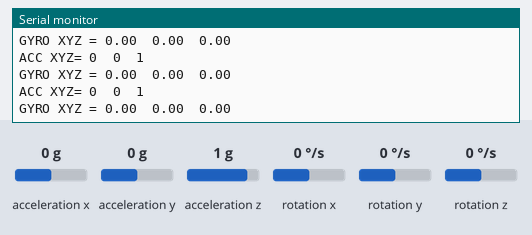
This sketch was run on a simulated Arduino Uno, built with avr-gcc and run on an emulated ATmega328P. Shown: the last lines printed to the serial monitor. Wiring (inferred from the names in the program): MPU-6050 motion sensor at I2C address 0x68. The test bench sets the inputs (shaded band); at power-on: acceleration x 0 g, acceleration y 0 g, acceleration z 1 g, rotation x 0 °/s, rotation y 0 °/s, rotation z 0 °/s.

Above: at 1.2 s.
1.3 s: acceleration x set to -1.4 g
At 2.3 s:
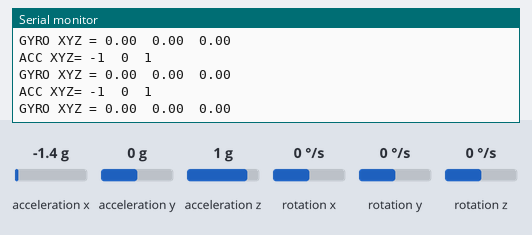
4.3 s: acceleration y set to -1.4 g
At 5.4 s:
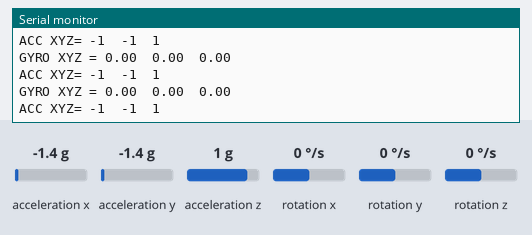
7.3 s: acceleration z set to -1.4 g
At 7.8 s:
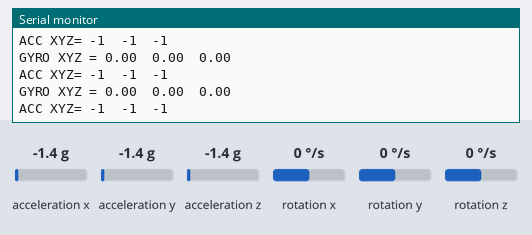
10.3 s: acceleration x set to -0.8 g
At 11.4 s:
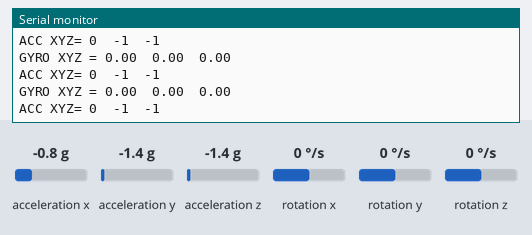
13.3 s: rotation x set to -100 °/s
At 14.1 s:
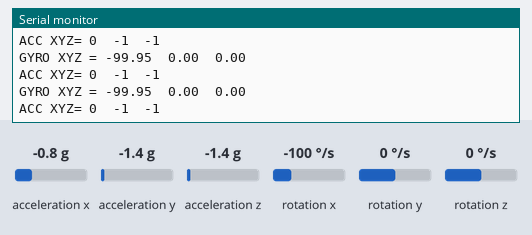
16.3 s: rotation y set to 100 °/s
At 17.1 s:
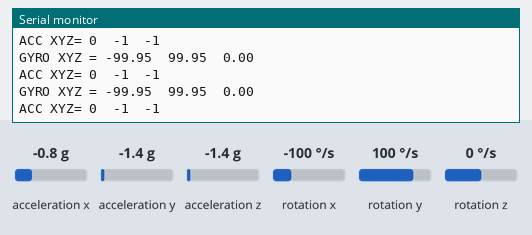

Measured:
- after the input at 1.3 s, the serial monitor: prints a new line after 0.09 s (image 1)
- after the input at 4.3 s, the serial monitor: prints a new line after 0.11 s (image 2)
- after the input at 7.3 s, the serial monitor: prints a new line after 0.10 s (image 3)
- after the input at 10.3 s, the serial monitor: prints a new line after 0.07 s (image 4)
- after the input at 13.3 s, the serial monitor: prints a new line after 0.08 s (image 5)
- after the input at 16.3 s, the serial monitor: prints a new line after 0.11 s (image 6)

The sketch:

Prova_raw_MPU6050.ino
```cpp
#include<Wire.h>
const int MPU=0x68;  // I2C address of the MPU-6050
int16_t AcX,AcY,AcZ,Tmp,GyX,GyY,GyZ;
void setup(){
  Wire.begin();
  Wire.beginTransmission(MPU);
  Wire.write(0x6B);  // PWR_MGMT_1 register
  Wire.write(0);     // set to zero (wakes up the MPU-6050)
  Wire.endTransmission(true);
  Serial.begin(9600);
}
void loop(){
  Wire.beginTransmission(MPU);
  Wire.write(0x3B);  // starting with register 0x3B (ACCEL_XOUT_H)
  Wire.endTransmission(false);
  Wire.requestFrom(MPU,14,true);  // request a total of 14 registers
  AcX=Wire.read()<<8|Wire.read();  // 0x3B (ACCEL_XOUT_H) & 0x3C (ACCEL_XOUT_L)
  AcY=Wire.read()<<8|Wire.read();  // 0x3D (ACCEL_YOUT_H) & 0x3E (ACCEL_YOUT_L)
  AcZ=Wire.read()<<8|Wire.read();  // 0x3F (ACCEL_ZOUT_H) & 0x40 (ACCEL_ZOUT_L)
  Tmp=Wire.read()<<8|Wire.read();  // 0x41 (TEMP_OUT_H) & 0x42 (TEMP_OUT_L)
  GyX=Wire.read()<<8|Wire.read();  // 0x43 (GYRO_XOUT_H) & 0x44 (GYRO_XOUT_L)
  GyY=Wire.read()<<8|Wire.read();  // 0x45 (GYRO_YOUT_H) & 0x46 (GYRO_YOUT_L)
  GyZ=Wire.read()<<8|Wire.read();  // 0x47 (GYRO_ZOUT_H) & 0x48 (GYRO_ZOUT_L)


  Serial.print("ACC XYZ= "); Serial.print(AcX/16384);Serial.print("\t");Serial.print(AcY/16384);Serial.print("\t");Serial.println(AcZ/16384);

  Serial.print("GYRO XYZ = "); Serial.print(GyX/131.072);Serial.print("\t");Serial.print(GyY/131.072);Serial.print("\t");Serial.println(GyZ/131.072);
  delay(3);
}
```
